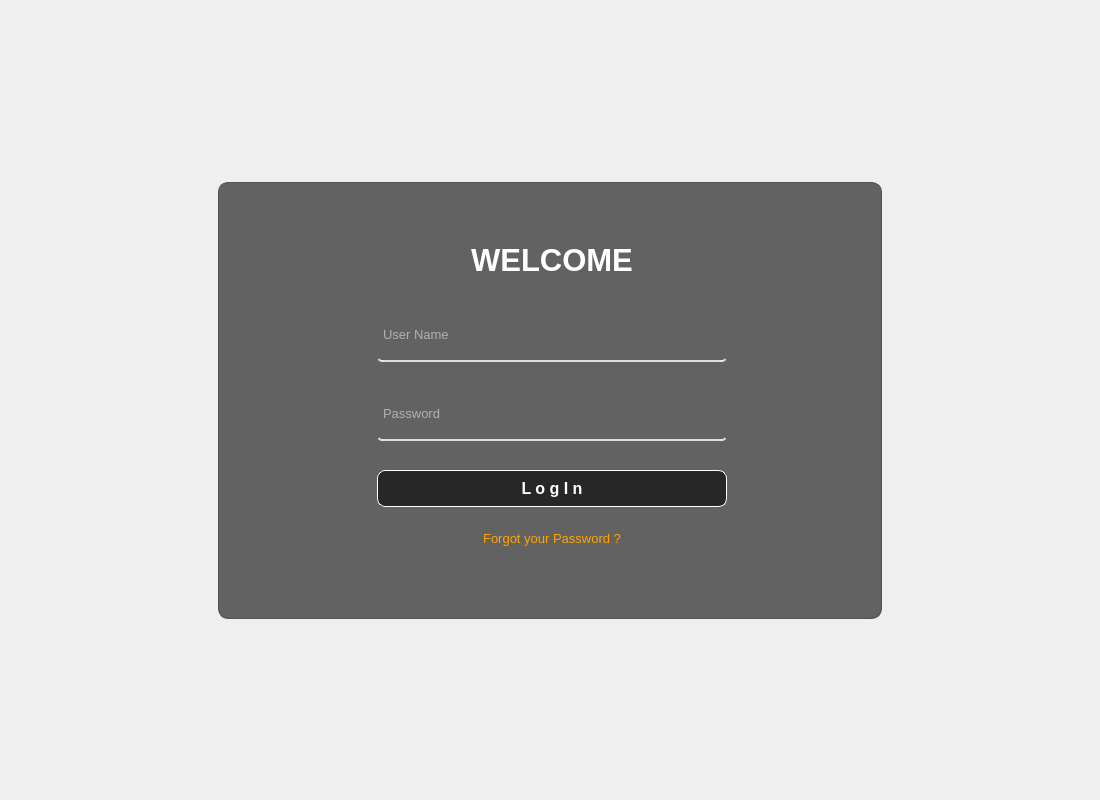
<?xml version="1.0" encoding="UTF-8"?>
<ui version="4.0">
 <class>Main_log</class>
 <widget class="QMainWindow" name="Main_log">
  <property name="geometry">
   <rect>
    <x>0</x>
    <y>0</y>
    <width>1100</width>
    <height>800</height>
   </rect>
  </property>
  <property name="font">
   <font>
    <pointsize>10</pointsize>
   </font>
  </property>
  <property name="windowTitle">
   <string>MainWindow</string>
  </property>
  <property name="styleSheet">
   <string notr="true">#Main_log {
border-image: url(:/background/background/thiet-ke-cua-hang-van-phong-pham.jpg);
}
</string>
  </property>
  <widget class="QWidget" name="centralwidget">
   <layout class="QGridLayout" name="gridLayout_3">
    <item row="0" column="0">
     <widget class="QWidget" name="widget" native="true">
      <property name="enabled">
       <bool>false</bool>
      </property>
      <property name="focusPolicy">
       <enum>Qt::NoFocus</enum>
      </property>
      <property name="toolTipDuration">
       <number>-1</number>
      </property>
      <property name="styleSheet">
       <string notr="true">#widget {
border-image: url(:/background/background/thiet-ke-cua-hang-van-phong-pham.jpg);
border-radius:10px
}</string>
      </property>
      <layout class="QGridLayout" name="gridLayout_2">
       <property name="verticalSpacing">
        <number>7</number>
       </property>
       <item row="0" column="1">
        <spacer name="verticalSpacer_6">
         <property name="orientation">
          <enum>Qt::Vertical</enum>
         </property>
         <property name="sizeHint" stdset="0">
          <size>
           <width>20</width>
           <height>105</height>
          </size>
         </property>
        </spacer>
       </item>
       <item row="1" column="0">
        <spacer name="horizontalSpacer_3">
         <property name="orientation">
          <enum>Qt::Horizontal</enum>
         </property>
         <property name="sizeHint" stdset="0">
          <size>
           <width>174</width>
           <height>20</height>
          </size>
         </property>
        </spacer>
       </item>
       <item row="1" column="1">
        <widget class="QWidget" name="Container" native="true">
         <property name="styleSheet">
          <string notr="true">/* Áp dụng cho Container chính */
#Container {
    background-color: rgba(40, 40, 40, 180);
    border-radius: 10px;
    border: 1px solid rgba(60, 60, 60, 200);
    color: white;
}

/* Đặt lại thuộc tính cho các widget con */
QLineEdit {
    background-color: rgba(255, 255, 255, 220);
    color: black;
    border: 1px solid gray;
    border-radius: 5px;
    padding: 2px;
}

QPushButton {
    background-color: rgba(70, 130, 180, 200);
    color: white;
    border-radius: 5px;
}

QLabel {
    background-color: transparent;
    border: none;
}
</string>
         </property>
         <layout class="QGridLayout" name="gridLayout">
          <property name="leftMargin">
           <number>150</number>
          </property>
          <property name="topMargin">
           <number>29</number>
          </property>
          <property name="rightMargin">
           <number>150</number>
          </property>
          <property name="bottomMargin">
           <number>35</number>
          </property>
          <item row="0" column="1">
           <spacer name="verticalSpacer_4">
            <property name="orientation">
             <enum>Qt::Vertical</enum>
            </property>
            <property name="sizeHint" stdset="0">
             <size>
              <width>20</width>
              <height>31</height>
             </size>
            </property>
           </spacer>
          </item>
          <item row="1" column="0">
           <spacer name="horizontalSpacer">
            <property name="orientation">
             <enum>Qt::Horizontal</enum>
            </property>
            <property name="sizeHint" stdset="0">
             <size>
              <width>9</width>
              <height>20</height>
             </size>
            </property>
           </spacer>
          </item>
          <item row="1" column="1">
           <layout class="QVBoxLayout" name="verticalLayout_2">
            <property name="spacing">
             <number>16</number>
            </property>
            <item>
             <widget class="QLabel" name="label_3">
              <property name="font">
               <font>
                <pointsize>23</pointsize>
                <weight>75</weight>
                <bold>true</bold>
               </font>
              </property>
              <property name="styleSheet">
               <string notr="true">
color: rgb(255,255,255); /* Đổi thành màu trắng */

</string>
              </property>
              <property name="text">
               <string>WELCOME</string>
              </property>
              <property name="alignment">
               <set>Qt::AlignCenter</set>
              </property>
             </widget>
            </item>
            <item>
             <spacer name="verticalSpacer_2">
              <property name="orientation">
               <enum>Qt::Vertical</enum>
              </property>
              <property name="sizeHint" stdset="0">
               <size>
                <width>20</width>
                <height>18</height>
               </size>
              </property>
             </spacer>
            </item>
            <item>
             <layout class="QVBoxLayout" name="verticalLayout">
              <item>
               <widget class="QLineEdit" name="lineEdit">
                <property name="minimumSize">
                 <size>
                  <width>350</width>
                  <height>50</height>
                 </size>
                </property>
                <property name="styleSheet">
                 <string notr="true">background-color: rgba(0,0,0,0);
border: 2px solid rgba(0,0,0,0);
border-bottom-color: rgba(255,255,255,200); /* Đổi thành màu trắng (255,255,255) với độ trong suốt 200 */
color: rgb(255,255,255); /* Đổi thành màu trắng */
padding-bottom: 7px;
</string>
                </property>
                <property name="placeholderText">
                 <string>User Name</string>
                </property>
               </widget>
              </item>
              <item>
               <spacer name="verticalSpacer">
                <property name="orientation">
                 <enum>Qt::Vertical</enum>
                </property>
                <property name="sizeHint" stdset="0">
                 <size>
                  <width>20</width>
                  <height>13</height>
                 </size>
                </property>
               </spacer>
              </item>
              <item>
               <widget class="QLineEdit" name="lineEdit_2">
                <property name="minimumSize">
                 <size>
                  <width>0</width>
                  <height>50</height>
                 </size>
                </property>
                <property name="styleSheet">
                 <string notr="true">background-color: rgba(0,0,0,0);
border: 2px solid rgba(0,0,0,0);
border-bottom-color: rgba(255,255,255,200); /* Đổi thành màu trắng (255,255,255) với độ trong suốt 200 */
color: rgb(255,255,255); /* Đổi thành màu trắng */
padding-bottom: 7px;
</string>
                </property>
                <property name="echoMode">
                 <enum>QLineEdit::Password</enum>
                </property>
                <property name="placeholderText">
                 <string>Password</string>
                </property>
               </widget>
              </item>
             </layout>
            </item>
            <item>
             <spacer name="verticalSpacer_3">
              <property name="orientation">
               <enum>Qt::Vertical</enum>
              </property>
              <property name="sizeHint" stdset="0">
               <size>
                <width>20</width>
                <height>13</height>
               </size>
              </property>
             </spacer>
            </item>
            <item>
             <widget class="QPushButton" name="pushButton">
              <property name="styleSheet">
               <string notr="true">QPushButton {
    background-color: rgba(0, 0, 0, 0.6);
    color: white;
    border: 1px solid white;
    border-radius: 8px;
    padding: 8px 16px;
    font-weight: bold;
    font-size: 12pt;
}

QPushButton:hover {
    background-color: rgba(255, 107, 53, 0.8);
    border: 1px solid #ff6b35;
}

QPushButton:pressed {
    background-color: rgba(255, 107, 53, 1);
    border: 1px solid white;
}
</string>
              </property>
              <property name="text">
               <string>L o g I n</string>
              </property>
             </widget>
            </item>
            <item>
             <widget class="QLabel" name="label_4">
              <property name="minimumSize">
               <size>
                <width>0</width>
                <height>30</height>
               </size>
              </property>
              <property name="styleSheet">
               <string notr="true">color: rgb(255, 165, 0);</string>
              </property>
              <property name="text">
               <string>Forgot your Password ?</string>
              </property>
              <property name="alignment">
               <set>Qt::AlignCenter</set>
              </property>
             </widget>
            </item>
           </layout>
          </item>
          <item row="1" column="2">
           <spacer name="horizontalSpacer_2">
            <property name="orientation">
             <enum>Qt::Horizontal</enum>
            </property>
            <property name="sizeHint" stdset="0">
             <size>
              <width>5</width>
              <height>20</height>
             </size>
            </property>
           </spacer>
          </item>
          <item row="2" column="1">
           <spacer name="verticalSpacer_5">
            <property name="orientation">
             <enum>Qt::Vertical</enum>
            </property>
            <property name="sizeHint" stdset="0">
             <size>
              <width>20</width>
              <height>31</height>
             </size>
            </property>
           </spacer>
          </item>
         </layout>
        </widget>
       </item>
       <item row="1" column="2">
        <spacer name="horizontalSpacer_4">
         <property name="orientation">
          <enum>Qt::Horizontal</enum>
         </property>
         <property name="sizeHint" stdset="0">
          <size>
           <width>174</width>
           <height>20</height>
          </size>
         </property>
        </spacer>
       </item>
       <item row="2" column="1">
        <spacer name="verticalSpacer_7">
         <property name="orientation">
          <enum>Qt::Vertical</enum>
         </property>
         <property name="sizeHint" stdset="0">
          <size>
           <width>20</width>
           <height>137</height>
          </size>
         </property>
        </spacer>
       </item>
      </layout>
     </widget>
    </item>
   </layout>
  </widget>
 </widget>
 <resources>
  <include location="resource_log.qrc"/>
 </resources>
 <connections/>
</ui>
